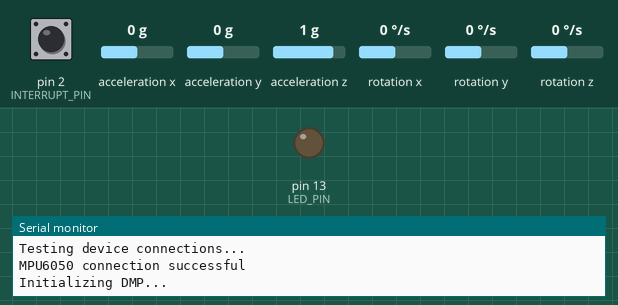
Recording of a sketch running on a simulated Arduino Uno, built with avr-gcc and run on an emulated ATmega328P. Shown: output pins drawn as LEDs (lit = HIGH), the last lines printed to the serial monitor. Dashed ring = blinking. The inputs (shaded band) are chosen by the test bench; at power-on: acceleration x 0 g, rotation z 0 °/s, pin 2 (INTERRUPT_PIN) LOW, acceleration y 0 g, acceleration z 1 g, rotation x 0 °/s, rotation y 0 °/s. The sensor or clock chip raises its interrupt line as the real part does.

Above: at 0.1 s.
At 1.27 s:
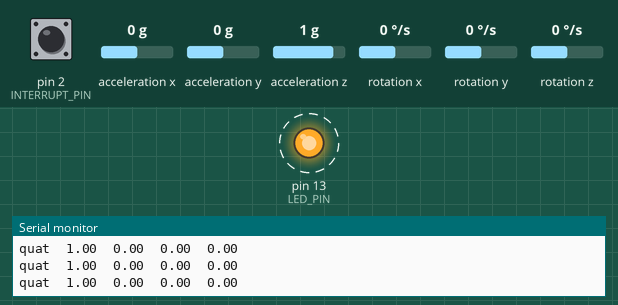
1.8 s: acceleration x set to 0.8 g
4.8 s: rotation z set to 100 °/s
Timing chart, 0 to 13.8 s (numbered marks = the images above; inputs shaded):
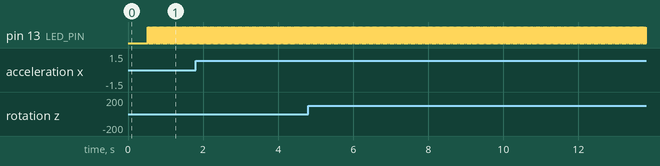

Measured:
- by itself, pin 13 (LED_PIN): alternates HIGH for 0.01 s and LOW for 0.01 s

The sketch:

Test.ino
```cpp
#include "I2Cdev.h"

#include "MPU6050_6Axis_MotionApps20.h"
//#include "MPU6050.h" // not necessary if using MotionApps include file

#if I2CDEV_IMPLEMENTATION == I2CDEV_ARDUINO_WIRE
#include "Wire.h"
#endif

MPU6050 mpu;

// uncomment "OUTPUT_READABLE_QUATERNION" if you want to see the actual
// quaternion components in a [w, x, y, z] format (not best for parsing
// on a remote host such as Processing or something though)
#define OUTPUT_READABLE_QUATERNION

// uncomment "OUTPUT_READABLE_EULER" if you want to see Euler angles
// (in degrees) calculated from the quaternions coming from the FIFO.
// Note that Euler angles suffer from gimbal lock (for more info, see
// http://en.wikipedia.org/wiki/Gimbal_lock)
//#define OUTPUT_READABLE_EULER

// uncomment "OUTPUT_READABLE_YAWPITCHROLL" if you want to see the yaw/
// pitch/roll angles (in degrees) calculated from the quaternions coming
// from the FIFO. Note this also requires gravity vector calculations.
// Also note that yaw/pitch/roll angles suffer from gimbal lock (for
// more info, see: http://en.wikipedia.org/wiki/Gimbal_lock)
//#define OUTPUT_READABLE_YAWPITCHROLL

// uncomment "OUTPUT_READABLE_REALACCEL" if you want to see acceleration
// components with gravity removed. This acceleration reference frame is
// not compensated for orientation, so +X is always +X according to the
// sensor, just without the effects of gravity. If you want acceleration
// compensated for orientation, us OUTPUT_READABLE_WORLDACCEL instead.
//#define OUTPUT_READABLE_REALACCEL

// uncomment "OUTPUT_READABLE_WORLDACCEL" if you want to see acceleration
// components with gravity removed and adjusted for the world frame of
// reference (yaw is relative to initial orientation, since no magnetometer
// is present in this case). Could be quite handy in some cases.
//#define OUTPUT_READABLE_WORLDACCEL

#define INTERRUPT_PIN 2  // use pin 2 on Arduino Uno & most boards
#define LED_PIN 13 // (Arduino is 13, Teensy is 11, Teensy++ is 6)
bool blinkState = false;

// MPU control/status vars
bool dmpReady = false;  // set true if DMP init was successful
uint8_t mpuIntStatus;   // holds actual interrupt status byte from MPU
uint8_t devStatus;      // return status after each device operation (0 = success, !0 = error)
uint16_t packetSize;    // expected DMP packet size (default is 42 bytes)
uint16_t fifoCount;     // count of all bytes currently in FIFO
uint8_t fifoBuffer[64]; // FIFO storage buffer

// orientation/motion vars
Quaternion q;           // [w, x, y, z]         quaternion container
VectorInt16 aa;         // [x, y, z]            accel sensor measurements
VectorInt16 aaReal;     // [x, y, z]            gravity-free accel sensor measurements
VectorInt16 aaWorld;    // [x, y, z]            world-frame accel sensor measurements
VectorFloat gravity;    // [x, y, z]            gravity vector
float euler[3];         // [psi, theta, phi]    Euler angle container
float ypr[3];           // [yaw, pitch, roll]   yaw/pitch/roll container and gravity vector

// ================================================================
// ===               INTERRUPT DETECTION ROUTINE                ===
// ================================================================

volatile bool mpuInterrupt = false;     // indicates whether MPU interrupt pin has gone high
void dmpDataReady()
{
  mpuInterrupt = true;
}

void setup()
{
  Serial.begin(115200);
#if I2CDEV_IMPLEMENTATION == I2CDEV_ARDUINO_WIRE
  Wire.begin();
  Wire.setClock(400000); // 400kHz I2C clock. Comment this line if having compilation difficulties
#elif I2CDEV_IMPLEMENTATION == I2CDEV_BUILTIN_FASTWIRE
  Fastwire::setup(400, true);
#endif


  Serial.println(F("Initializing I2C devices..."));
  mpu.initialize();
  pinMode(INTERRUPT_PIN, INPUT);

  Serial.println(F("Testing device connections..."));
  Serial.println(mpu.testConnection() ? F("MPU6050 connection successful") : F("MPU6050 connection failed"));

  Serial.println(F("Initializing DMP..."));
  devStatus = mpu.dmpInitialize();

  // supply your own gyro offsets here, scaled for min sensitivity
  mpu.setXGyroOffset(220);
  mpu.setYGyroOffset(76);
  mpu.setZGyroOffset(-85);
  mpu.setZAccelOffset(1788); // 1688 factory default for my test chip

  // make sure it worked (returns 0 if so)
  if (devStatus == 0)
  {
    Serial.println(F("Enabling DMP..."));
    mpu.setDMPEnabled(true);

    Serial.println(F("Enabling interrupt detection (Arduino external interrupt 0)..."));
    attachInterrupt(digitalPinToInterrupt(INTERRUPT_PIN), dmpDataReady, RISING);
    mpuIntStatus = mpu.getIntStatus();

    Serial.println(F("DMP ready! Waiting for first interrupt..."));
    dmpReady = true;

    packetSize = mpu.dmpGetFIFOPacketSize();
  }
  else
  {
    // ERROR!
    // 1 = initial memory load failed
    // 2 = DMP configuration updates failed
    // (if it's going to break, usually the code will be 1)
    Serial.print(F("DMP Initialization failed (code "));
    Serial.print(devStatus);
    Serial.println(F(")"));
  }

  pinMode(LED_PIN, OUTPUT);
}

void loop()
{
  // if programming failed, don't try to do anything
  if (!dmpReady) return;

  // wait for MPU interrupt or extra packet(s) available
  while (!mpuInterrupt && fifoCount < packetSize) {
    // other program behavior stuff here
    // .
    // .
    // .
    // if you are really paranoid you can frequently test in between other
    // stuff to see if mpuInterrupt is true, and if so, "break;" from the
    // while() loop to immediately process the MPU data
    // .
    // .
    // .
  }

  // reset interrupt flag and get INT_STATUS byte
  mpuInterrupt = false;
  mpuIntStatus = mpu.getIntStatus();

  // get current FIFO count
  fifoCount = mpu.getFIFOCount();

  // check for overflow (this should never happen unless our code is too inefficient)
  if ((mpuIntStatus & 0x10) || fifoCount == 1024) {
    // reset so we can continue cleanly
    mpu.resetFIFO();
    Serial.println(F("FIFO overflow!"));

    // otherwise, check for DMP data ready interrupt (this should happen frequently)
  } else if (mpuIntStatus & 0x02) {
    // wait for correct available data length, should be a VERY short wait
    while (fifoCount < packetSize) fifoCount = mpu.getFIFOCount();

    // read a packet from FIFO
    mpu.getFIFOBytes(fifoBuffer, packetSize);

    // track FIFO count here in case there is > 1 packet available
    // (this lets us immediately read more without waiting for an interrupt)
    fifoCount -= packetSize;

#ifdef OUTPUT_READABLE_QUATERNION
    // display quaternion values in easy matrix form: w x y z
    mpu.dmpGetQuaternion(&q, fifoBuffer);
    Serial.print("quat\t");
    Serial.print(q.w);
    Serial.print("\t");
    Serial.print(q.x);
    Serial.print("\t");
    Serial.print(q.y);
    Serial.print("\t");
    Serial.println(q.z);
#endif

#ifdef OUTPUT_READABLE_EULER
    // display Euler angles in degrees
    mpu.dmpGetQuaternion(&q, fifoBuffer);
    mpu.dmpGetEuler(euler, &q);
    Serial.print("euler\t");
    Serial.print(euler[0] * 180 / M_PI);
    Serial.print("\t");
    Serial.print(euler[1] * 180 / M_PI);
    Serial.print("\t");
    Serial.println(euler[2] * 180 / M_PI);
#endif

#ifdef OUTPUT_READABLE_YAWPITCHROLL
    // display Euler angles in degrees
    mpu.dmpGetQuaternion(&q, fifoBuffer);
    mpu.dmpGetGravity(&gravity, &q);
    mpu.dmpGetYawPitchRoll(ypr, &q, &gravity);
    Serial.print("ypr\t");
    Serial.print(ypr[0] * 180 / M_PI);
    Serial.print("\t");
    Serial.print(ypr[1] * 180 / M_PI);
    Serial.print("\t");
    Serial.println(ypr[2] * 180 / M_PI);
#endif

#ifdef OUTPUT_READABLE_REALACCEL
    // display real acceleration, adjusted to remove gravity
    mpu.dmpGetQuaternion(&q, fifoBuffer);
    mpu.dmpGetAccel(&aa, fifoBuffer);
    mpu.dmpGetGravity(&gravity, &q);
    mpu.dmpGetLinearAccel(&aaReal, &aa, &gravity);
    Serial.print("areal\t");
    Serial.print(aaReal.x);
    Serial.print("\t");
    Serial.print(aaReal.y);
    Serial.print("\t");
    Serial.println(aaReal.z);
#endif

#ifdef OUTPUT_READABLE_WORLDACCEL
    // display initial world-frame acceleration, adjusted to remove gravity
    // and rotated based on known orientation from quaternion
    mpu.dmpGetQuaternion(&q, fifoBuffer);
    mpu.dmpGetAccel(&aa, fifoBuffer);
    mpu.dmpGetGravity(&gravity, &q);
    mpu.dmpGetLinearAccel(&aaReal, &aa, &gravity);
    mpu.dmpGetLinearAccelInWorld(&aaWorld, &aaReal, &q);
    Serial.print("aworld\t");
    Serial.print(aaWorld.x);
    Serial.print("\t");
    Serial.print(aaWorld.y);
    Serial.print("\t");
    Serial.println(aaWorld.z);
#endif

    blinkState = !blinkState;
    digitalWrite(LED_PIN, blinkState);
  }
}
```
